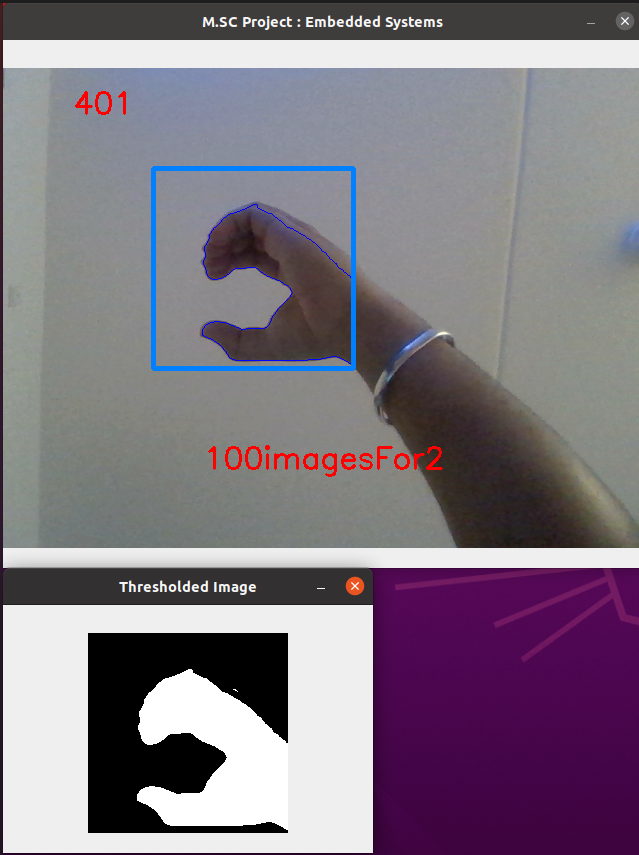
#> input picture Images/Hand Detection.png, 639 x 855 px, given in place of the camera
$ python 'Build Dataset.py'
#> lines starting #> are read from the running program, lines starting #| are printed output that depends on the picture
import cv2
import numpy as np

background = None
accumulated_weight = 0.5

ROI_top = 100
ROI_bottom = 300
ROI_right = 150
ROI_left = 350


def cal_accum_avg(frame, accumulated_weight):

    global background

    if background is None:
        background = frame.copy().astype("float")
        return None

    cv2.accumulateWeighted(frame, background, accumulated_weight)


def segment_hand(frame, threshold=25):
    global background

    diff = cv2.absdiff(background.astype("uint8"), frame)

    _ , thresholded = cv2.threshold(diff, threshold, 255, cv2.THRESH_BINARY)


    contours,hierarchy = cv2.findContours(thresholded.copy(), cv2.RETR_EXTERNAL, cv2.CHAIN_APPROX_SIMPLE)

    if len(contours) == 0:
        return None
    else:

        hand_segment_max_cont = max(contours, key=cv2.contourArea)

        return (thresholded, hand_segment_max_cont)


cam = cv2.VideoCapture(0)

num_frames = 0
element = 2
num_imgs_taken = 0

while True:
    ret, frame = cam.read()
#> frame is the input picture: shape (855, 639, 3); mean B, G, R 129.9, 118.7, 128.3


    frame = cv2.flip(frame, 1)
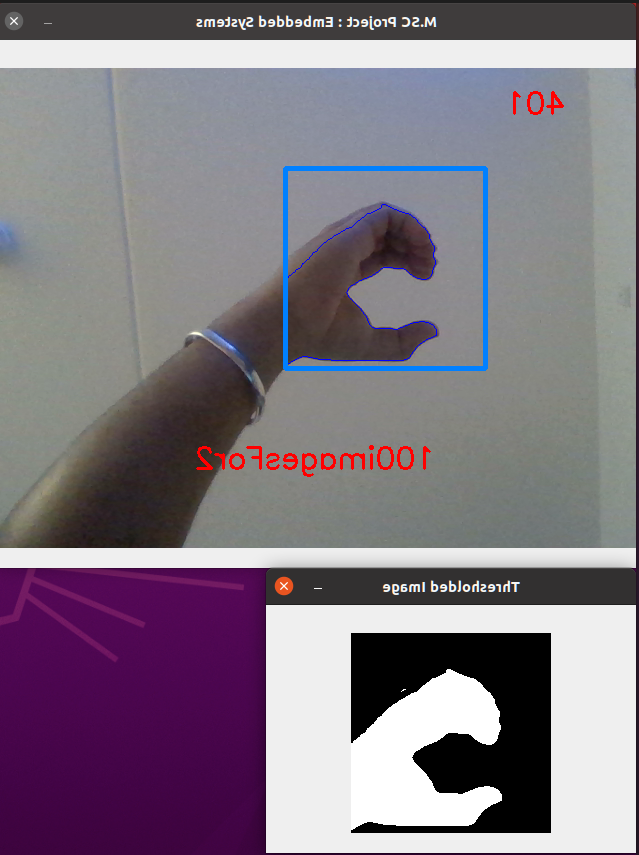
#> frame: shape (855, 639, 3); mean B, G, R 129.9, 118.7, 128.3

    frame_copy = frame.copy()

    roi = frame[ROI_top:ROI_bottom, ROI_right:ROI_left]
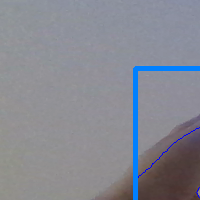
#> roi: shape (200, 200, 3); mean B, G, R 145.5, 136.3, 134.5

    gray_frame = cv2.cvtColor(roi, cv2.COLOR_BGR2GRAY)
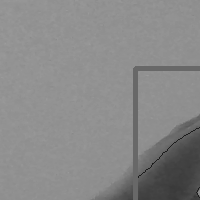
#> gray_frame: shape (200, 200); min 29, max 156, mean 136.8
    gray_frame = cv2.GaussianBlur(gray_frame, (9, 9), 0)

    if num_frames < 60:
        cal_accum_avg(gray_frame, accumulated_weight)
        if num_frames <= 59:

            cv2.putText(frame_copy, "Setting Background", (80, 400), cv2.FONT_HERSHEY_SIMPLEX, 0.9, (0,0,255), 2)


    elif num_frames <= 300:

        hand = segment_hand(gray_frame)

        cv2.putText(frame_copy, "Set Hand Gesture" + str(element), (200, 400), cv2.FONT_HERSHEY_SIMPLEX, 1, (0,0,255), 2)


        if hand is not None:

            thresholded, hand_segment = hand

            # Draw contours around hand segment
            cv2.drawContours(frame_copy, [hand_segment + (ROI_right, ROI_top)], -1, (255, 0, 0),1)

            cv2.putText(frame_copy, str(num_frames)+"For" + str(element), (70, 45), cv2.FONT_HERSHEY_SIMPLEX, 1, (0,0,255), 2)


            cv2.imshow("Thresholded Image", thresholded)

    else:


        hand = segment_hand(gray_frame)


        if hand is not None:


            thresholded, hand_segment = hand


            cv2.drawContours(frame_copy, [hand_segment + (ROI_right, ROI_top)], -1, (255, 0, 0),1)

            cv2.putText(frame_copy, str(num_frames), (70, 45), cv2.FONT_HERSHEY_SIMPLEX, 1, (0,0,255), 2)

            cv2.putText(frame_copy, str(num_imgs_taken) + 'images' +"For" + str(element), (200, 400), cv2.FONT_HERSHEY_SIMPLEX, 1, (0,0,255), 2)


            cv2.imshow("Thresholded Image", thresholded)
            if num_imgs_taken <= 300:
                cv2.imwrite('/home/r0b0shubham96/Desktop/Hand Gesture/Train/C' + str(num_imgs_taken) + '.jpg', thresholded)
            else:
                break
            num_imgs_taken +=1
        else:
            cv2.putText(frame_copy, 'No hand detected', (200, 400), cv2.FONT_HERSHEY_SIMPLEX, 1, (0,0,255), 2)


    cv2.rectangle(frame_copy, (ROI_left, ROI_top), (ROI_right, ROI_bottom), (255,128,0), 3)

    cv2.putText(frame_copy, "Hand sign recognition", (10, 20), cv2.FONT_ITALIC, 0.5, (51,255,51), 1)
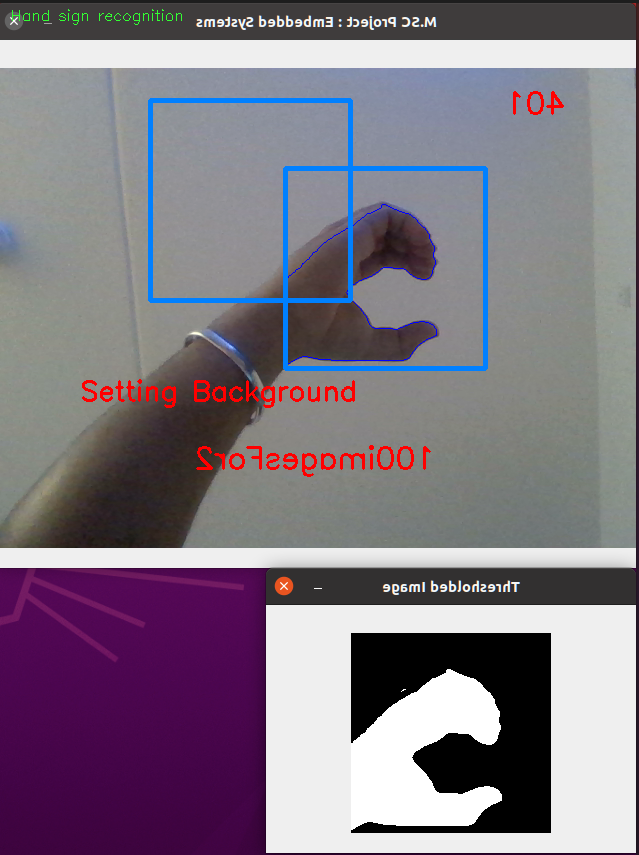
#> frame_copy: shape (855, 639, 3); mean B, G, R 130.4, 118.4, 127.9


    num_frames += 1


    cv2.imshow("Sign Detection", frame_copy)


    k = cv2.waitKey(1) & 0xFF
#> (key Esc is pressed here)

    if k == 27:
        break


cv2.destroyAllWindows()
cam.release()
